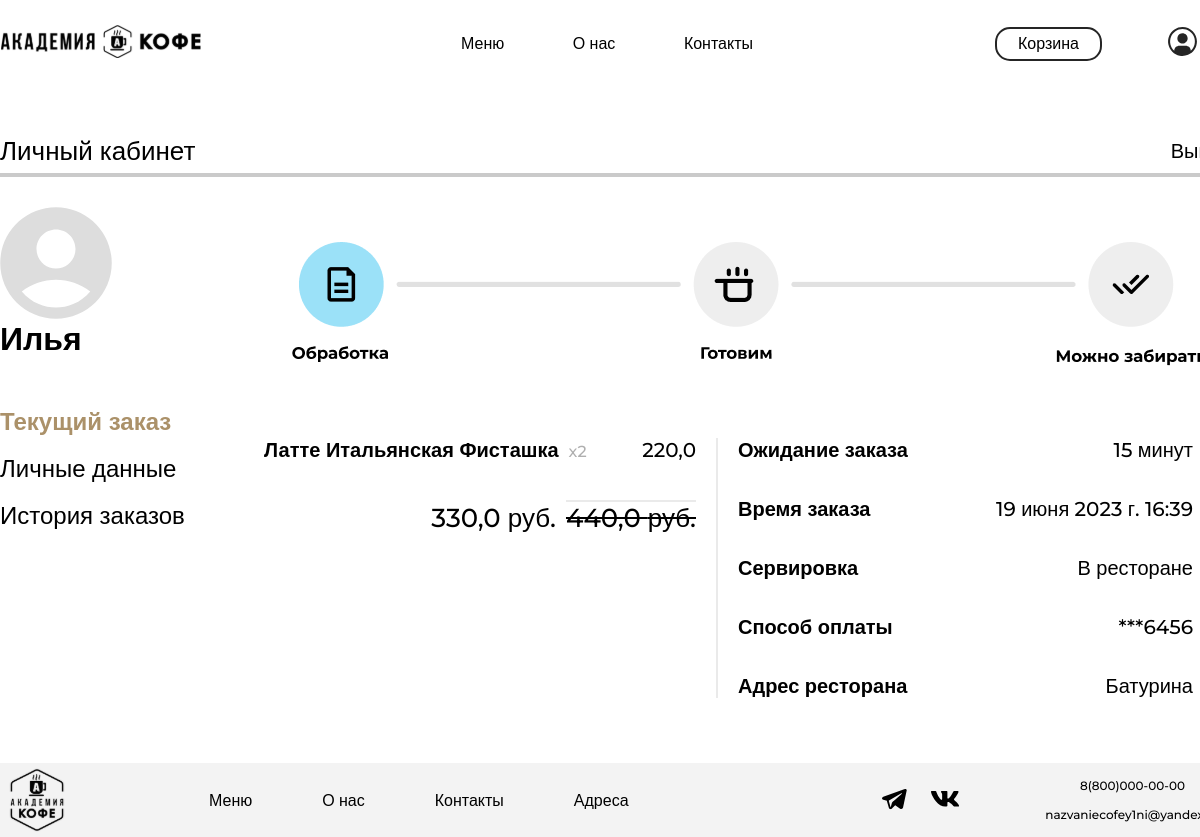
The page /currentorder/ (signed in) on the database as committed earlier.
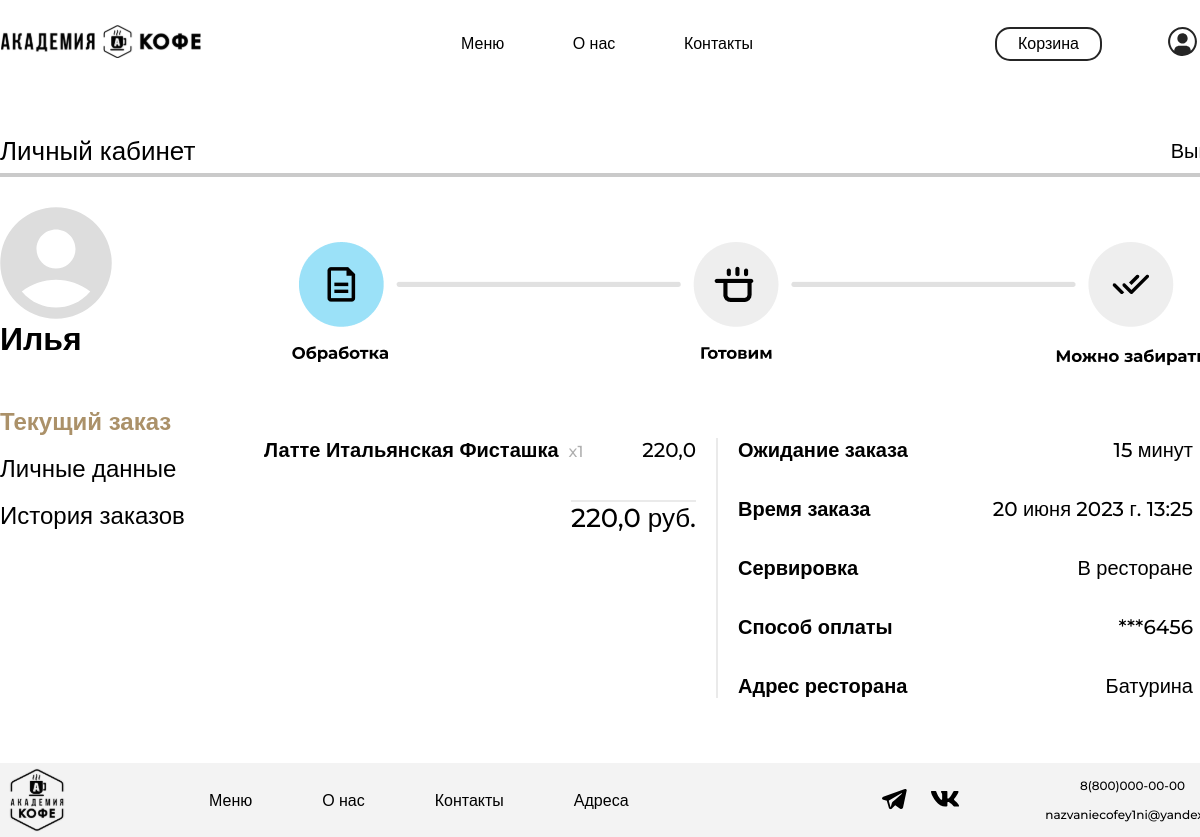
The same page on the database as committed later.
### academyCoffee/models.py (models this page shows, shortened)
class Order(models.Model):
    CREATED = 0
    COOKING = 1
    PREPARED = 2
    DELIVERED = 3
    STATUSES = (
        (CREATED, 'Обработка'),
        (COOKING, 'Готовим'),
        (PREPARED, 'Можно забирать'),
        (DELIVERED, 'Доставлен'),
    )
    basket_history = models.JSONField(default=dict)
    created = models.DateTimeField(default=timezone.now)
    user = models.ForeignKey(to=User, on_delete=models.CASCADE)
    status = models.SmallIntegerField(default=CREATED, choices=STATUSES)
    serving = models.CharField('Сервировка', max_length=50)
    address = models.CharField('Адрес', max_length=100)
    payment_method = models.CharField('Способ оплаты', max_length=20)
    promocode_name = models.CharField('Промокод', max_length=20, blank=True, null=True)

### academyCoffee/views.py (the view)
# urls.py: path('currentorder/', views.CurrentOrderView.as_view(), name='currentorder'),
class CurrentOrderView(TitleMixin, TemplateView):
    template_name = 'main/currentorder.html'
    title = "Текущий заказ"
    def get_context_data(self):
        context = super(CurrentOrderView, self).get_context_data()
        context['lastorder'] = Order.objects.filter(user=self.request.user).last()
        return context

### academyCoffee/common/views.py (called while the page is built)
    def get_context_data(self, **kwargs):
        context = super(TitleMixin, self).get_context_data(**kwargs)
        context['title'] = self.title
        return context

### academyCoffee/templates/main/currentorder.html (shortened to what the changed rows need)
{% extends 'main/base.html' %}
{% load static %}
{% block style %}
    <link rel="stylesheet" href="{% static 'currentorder/css/style.css' %}">
{% endblock %}
{% block content %}
    <main>
        <div class="up-line-container">
            <h2 class="personal-up-title">Личный кабинет</h2>
        </div>
        <div class="main-container">
        {% if lastorder and lastorder.status != 3 %}
            <div class="personal-account-right-container">
                <div class="order-status">
                    {% if lastorder.status == 0 %}
                        <img src="{% static 'currentorder/img/оформление.png' %}" alt="Оформление заказа">
                    {% elif lastorder.status == 1 %}
                        <img src="{% static 'currentorder/img/готовим.png' %}" alt="Заказ готовится">
                    {% elif lastorder.status == 2 %}
                        <img src="{% static 'currentorder/img/готово.png' %}" alt="Заказ готов">
                    {% endif %}
                </div>
                <div class="order-info">
                    <div class="order-info-left-container">
                        {% for product in lastorder.basket_history.purchase_products %}
                            <div class="order-item">
                                <p class="order-item-name">{{ product.product_name }}</p>
                                <p class="order-item-amount">x{{ product.quantity }}</p>
                                <p class="order-item-price">{{ product.price }} </p>
                            </div>
                        {% endfor %}
                        {% if lastorder.promocode_name == 'СКИДКА' %}
                            <div class="order-price-container">
                                <p class="order-price-new" >{{ lastorder.basket_history.stock_sum }} руб.</p>
                                <p class="order-price"><s>{{ lastorder.basket_history.total_sum }} руб.</s></p>
                            </div>
                            {% else %}
                            <p class="order-price">{{ lastorder.basket_history.total_sum }} руб.</p>
                        {% endif %}
                    </div>
                    <div class="order-info-middle-line"></div>
                    <div class="order-info-right-container">
                        <div class="order-waiting-time">
                            <p class="order-info-right-container-title">Ожидание заказа</p>
                            <p class="order-info-right-container-data">15 минут</p>
                        </div>
                        <div class="order-date-time">
                            <p class="order-info-right-container-title">Время заказа</p>
                            <p class="order-info-right-container-data">{{ lastorder.created }}</p>
                        </div>
                        <div class="order-where-to-eat">
                            <p class="order-info-right-container-title">Сервировка</p>
                            <p class="order-info-right-container-data">{{ lastorder.serving }}</p>
                        </div>
                        <div class="order-payment-method">
                            <p class="order-info-right-container-title">Способ оплаты</p>
                            {% if lastorder.payment_method == 'Наличные' %}
                                <p class="order-info-right-container-data">{{ lastorder.payment_method }}</p>
                            {% else %}
                                <p class="order-info-right-container-data">***{{ lastorder.payment_method }}</p>
                            {% endif %}
                        </div>
                        <div class="order-address">
                            <p class="order-info-right-container-title">Адрес ресторана</p>
                            <p class="order-info-right-container-data">{{ lastorder.address }}</p>
                        </div>
                    </div>
                </div>
            </div>
        {% endif %}
        </div>
    </main>
{% endblock %}

Rows that differ between the two databases and show on the page:
no longer on this page (row unchanged): Order: basket_history.stock_sum "330,0", basket_history.total_sum "440,0", created "19 июня 2023 г. 16:39", serving "В ресторане", payment_method "6456", address "Батурина"
added Order: basket_history.total_sum "220,0", created "20 июня 2023 г. 13:25", serving "В ресторане", payment_method "6456", address "Батурина"
Other text that changed with them:
new list line: "Латте Итальянская Фисташка x 1 220,0"
list line gone: "Латте Итальянская Фисташка x 2 220,0"
